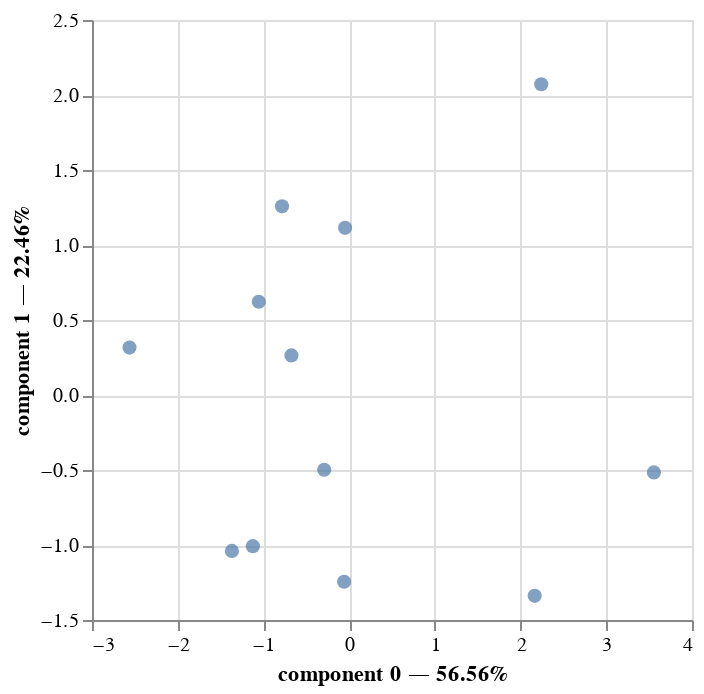

The cell this chart's notebook holds for it:
### Code cell
# plot of all the samples, components 0,1
mfa.plot(
    sensory,
    x_component=0,
    y_component=1
)

### Figure 1 — Vega-Lite specification as saved in the notebook (floating-point values rounded to 4 significant figures)
{"config": {"view": {"continuousWidth": 300, "continuousHeight": 300}}, "layer": [{"mark": {"type": "point", "filled": true, "size": 50}, "encoding": {"tooltip": [{"field": "index", "type": "nominal"}, {"field": "group", "type": "nominal"}, {"field": "component 0", "type": "quantitative"}, {"field": "component 1", "type": "quantitative"}], "x": {"axis": {"title": "component 0 — 56.56%"}, "field": "component 0", "scale": {"zero": false}, "type": "quantitative"}, "y": {"axis": {"title": "component 1 — 22.46%"}, "field": "component 1", "scale": {"zero": false}, "type": "quantitative"}}, "name": "view_1"}], "data": {"name": "data-b4a7957c7250c5f7338a1c9b384d5319"}, "params": [{"name": "param_1", "select": {"type": "interval", "encodings": ["x", "y"]}, "bind": "scales", "views": ["view_1"]}], "$schema": "https://vega.github.io/schema/vega-lite/v5.20.1.json", "datasets": {"data-b4a7957c7250c5f7338a1c9b384d5319": [{"index": "Hershey's Kisses", "component 0": 2.165, "component 1": -1.339, "component 2": 0.3656, "group": "Global"}, {"index": "KIND Breakfast Blueberry Almond Bars", "component 0": -1.368, "component 1": -1.039, "component 2": 1.039, "group": "Global"}, {"index": "KIND Breakfast Honey Oat Bars", "component 0": -1.123, "component 1": -1.008, "component 2": 0.9667, "group": "Global"}, {"index": "KIND Caramel Almond & Sea Salt Bar", "component 0": -0.04758, "component 1": 1.114, "component 2": -1.1, "group": "Global"}, {"index": "KIND Dark Chocolate Nuts & Sea Salt Bar", "component 0": -0.7832, "component 1": 1.258, "component 2": -0.484, "group": "Global"}, {"index": "KIND Minis Chewy Dark Chocolate", "component 0": -0.2909, "component 1": -0.4982, "component 2": 0.1681, "group": "Global"}, {"index": "KIND Minis Chewy Peanut Butter", "component 0": -2.562, "component 1": 0.3163, "component 2": -0.4402, "group": "Global"}, {"index": "KIND Minis Peanut Butter", "component 0": -1.054, "component 1": 0.6214, "component 2": 0.04168, "group": "Global"}, {"index": "KIND Minis Peanut Butter Dark Chocolate", "component 0": -0.6732, "component 1": 0.2638, "component 2": 0.1347, "group": "Global"}, {"index": "OREO Mini", "component 0": 3.556, "component 1": -0.516, "component 2": -0.7242, "group": "Global"}, {"index": "Skittles Fun Size", "component 0": -0.05876, "component 1": -1.245, "component 2": -1.235, "group": "Global"}, {"index": "Snyder's of Hanover 100 Calorie Pack Mini Pretzel Twists", "component 0": 2.241, "component 1": 2.072, "component 2": 1.268, "group": "Global"}]}}
